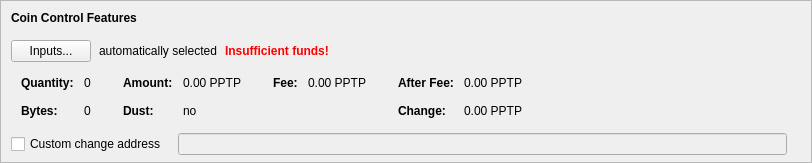
    <widget class="QFrame" name="frameCoinControl">
     <property name="sizePolicy">
      <sizepolicy hsizetype="Expanding" vsizetype="Expanding">
       <horstretch>0</horstretch>
       <verstretch>0</verstretch>
      </sizepolicy>
     </property>
     <property name="maximumSize">
      <size>
       <width>16777215</width>
       <height>16777215</height>
      </size>
     </property>
     <property name="frameShape">
      <enum>QFrame::StyledPanel</enum>
     </property>
     <property name="frameShadow">
      <enum>QFrame::Sunken</enum>
     </property>
     <layout class="QVBoxLayout" name="verticalLayoutCoinControl2">
      <property name="spacing">
       <number>0</number>
      </property>
      <property name="leftMargin">
       <number>0</number>
      </property>
      <property name="topMargin">
       <number>0</number>
      </property>
      <property name="rightMargin">
       <number>0</number>
      </property>
      <property name="bottomMargin">
       <number>6</number>
      </property>
      <item>
       <layout class="QVBoxLayout" name="verticalLayoutCoinControl" stretch="0,0,0,0,1">
        <property name="spacing">
         <number>0</number>
        </property>
        <property name="leftMargin">
         <number>10</number>
        </property>
        <property name="topMargin">
         <number>10</number>
        </property>
        <item>
         <layout class="QHBoxLayout" name="horizontalLayoutCoinControl1">
          <property name="bottomMargin">
           <number>15</number>
          </property>
          <item>
           <widget class="QLabel" name="labelCoinControlFeatures">
            <property name="sizePolicy">
             <sizepolicy hsizetype="Preferred" vsizetype="Maximum">
              <horstretch>0</horstretch>
              <verstretch>0</verstretch>
             </sizepolicy>
            </property>
            <property name="font">
             <font>
              <weight>75</weight>
              <bold>true</bold>
             </font>
            </property>
            <property name="styleSheet">
             <string notr="true">font-weight:bold;</string>
            </property>
            <property name="text">
             <string>Coin Control Features</string>
            </property>
           </widget>
          </item>
         </layout>
        </item>
        <item>
         <layout class="QHBoxLayout" name="horizontalLayoutCoinControl2" stretch="0,0,0,0">
          <property name="spacing">
           <number>8</number>
          </property>
          <property name="bottomMargin">
           <number>10</number>
          </property>
          <item>
           <widget class="QPushButton" name="pushButtonCoinControl">
            <property name="styleSheet">
             <string notr="true"/>
            </property>
            <property name="text">
             <string>Inputs...</string>
            </property>
            <property name="autoDefault">
             <bool>false</bool>
            </property>
           </widget>
          </item>
          <item>
           <widget class="QLabel" name="labelCoinControlAutomaticallySelected">
            <property name="text">
             <string>automatically selected</string>
            </property>
            <property name="margin">
             <number>5</number>
            </property>
           </widget>
          </item>
          <item>
           <widget class="QLabel" name="labelCoinControlInsuffFunds">
            <property name="font">
             <font>
              <weight>75</weight>
              <bold>true</bold>
             </font>
            </property>
            <property name="styleSheet">
             <string notr="true">color:red;font-weight:bold;</string>
            </property>
            <property name="text">
             <string>Insufficient funds!</string>
            </property>
            <property name="margin">
             <number>5</number>
            </property>
           </widget>
          </item>
          <item>
           <spacer name="horizontalSpacerCoinControl">
            <property name="orientation">
             <enum>Qt::Horizontal</enum>
            </property>
            <property name="sizeHint" stdset="0">
             <size>
              <width>40</width>
              <height>1</height>
             </size>
            </property>
           </spacer>
          </item>
         </layout>
        </item>
        <item>
         <widget class="QWidget" name="widgetCoinControl" native="true">
          <property name="sizePolicy">
           <sizepolicy hsizetype="Preferred" vsizetype="Preferred">
            <horstretch>0</horstretch>
            <verstretch>0</verstretch>
           </sizepolicy>
          </property>
          <property name="minimumSize">
           <size>
            <width>0</width>
            <height>0</height>
           </size>
          </property>
          <property name="styleSheet">
           <string notr="true"/>
          </property>
          <layout class="QHBoxLayout" name="horizontalLayoutCoinControl5">
           <property name="leftMargin">
            <number>0</number>
           </property>
           <property name="topMargin">
            <number>0</number>
           </property>
           <property name="rightMargin">
            <number>0</number>
           </property>
           <property name="bottomMargin">
            <number>0</number>
           </property>
           <item>
            <layout class="QHBoxLayout" name="horizontalLayoutCoinControl3" stretch="0,0,0,1">
             <property name="spacing">
              <number>20</number>
             </property>
             <property name="topMargin">
              <number>0</number>
             </property>
             <property name="bottomMargin">
              <number>10</number>
             </property>
             <item>
              <layout class="QFormLayout" name="formLayoutCoinControl1">
               <property name="horizontalSpacing">
                <number>10</number>
               </property>
               <property name="verticalSpacing">
                <number>14</number>
               </property>
               <property name="leftMargin">
                <number>10</number>
               </property>
               <property name="topMargin">
                <number>4</number>
               </property>
               <property name="rightMargin">
                <number>6</number>
               </property>
               <item row="0" column="0">
                <widget class="QLabel" name="labelCoinControlQuantityText">
                 <property name="font">
                  <font>
                   <weight>75</weight>
                   <bold>true</bold>
                  </font>
                 </property>
                 <property name="text">
                  <string>Quantity:</string>
                 </property>
                 <property name="margin">
                  <number>0</number>
                 </property>
                </widget>
               </item>
               <item row="0" column="1">
                <widget class="QLabel" name="labelCoinControlQuantity">
                 <property name="cursor">
                  <cursorShape>IBeamCursor</cursorShape>
                 </property>
                 <property name="contextMenuPolicy">
                  <enum>Qt::ActionsContextMenu</enum>
                 </property>
                 <property name="text">
                  <string notr="true">0</string>
                 </property>
                 <property name="margin">
                  <number>0</number>
                 </property>
                 <property name="textInteractionFlags">
                  <set>Qt::LinksAccessibleByMouse|Qt::TextSelectableByKeyboard|Qt::TextSelectableByMouse</set>
                 </property>
                </widget>
               </item>
               <item row="1" column="0">
                <widget class="QLabel" name="labelCoinControlBytesText">
                 <property name="font">
                  <font>
                   <weight>75</weight>
                   <bold>true</bold>
                  </font>
                 </property>
                 <property name="text">
                  <string>Bytes:</string>
                 </property>
                </widget>
               </item>
               <item row="1" column="1">
                <widget class="QLabel" name="labelCoinControlBytes">
                 <property name="cursor">
                  <cursorShape>IBeamCursor</cursorShape>
                 </property>
                 <property name="contextMenuPolicy">
                  <enum>Qt::ActionsContextMenu</enum>
                 </property>
                 <property name="text">
                  <string notr="true">0</string>
                 </property>
                 <property name="textInteractionFlags">
                  <set>Qt::LinksAccessibleByMouse|Qt::TextSelectableByKeyboard|Qt::TextSelectableByMouse</set>
                 </property>
                </widget>
               </item>
              </layout>
             </item>
             <item>
              <layout class="QFormLayout" name="formLayoutCoinControl2">
               <property name="horizontalSpacing">
                <number>10</number>
               </property>
               <property name="verticalSpacing">
                <number>14</number>
               </property>
               <property name="leftMargin">
                <number>6</number>
               </property>
               <property name="topMargin">
                <number>4</number>
               </property>
               <property name="rightMargin">
                <number>6</number>
               </property>
               <item row="0" column="0">
                <widget class="QLabel" name="labelCoinControlAmountText">
                 <property name="font">
                  <font>
                   <weight>75</weight>
                   <bold>true</bold>
                  </font>
                 </property>
                 <property name="text">
                  <string>Amount:</string>
                 </property>
                 <property name="margin">
                  <number>0</number>
                 </property>
                </widget>
               </item>
               <item row="0" column="1">
                <widget class="QLabel" name="labelCoinControlAmount">
                 <property name="cursor">
                  <cursorShape>IBeamCursor</cursorShape>
                 </property>
                 <property name="contextMenuPolicy">
                  <enum>Qt::ActionsContextMenu</enum>
                 </property>
                 <property name="text">
                  <string notr="true">0.00 PPTP</string>
                 </property>
                 <property name="textInteractionFlags">
                  <set>Qt::LinksAccessibleByMouse|Qt::TextSelectableByKeyboard|Qt::TextSelectableByMouse</set>
                 </property>
                </widget>
               </item>
               <item row="1" column="0">
                <widget class="QLabel" name="labelCoinControlLowOutputText">
                 <property name="font">
                  <font>
                   <weight>75</weight>
                   <bold>true</bold>
                  </font>
                 </property>
                 <property name="text">
                  <string>Dust:</string>
                 </property>
                </widget>
               </item>
               <item row="1" column="1">
                <widget class="QLabel" name="labelCoinControlLowOutput">
                 <property name="cursor">
                  <cursorShape>IBeamCursor</cursorShape>
                 </property>
                 <property name="contextMenuPolicy">
                  <enum>Qt::ActionsContextMenu</enum>
                 </property>
                 <property name="text">
                  <string notr="true">no</string>
                 </property>
                 <property name="textInteractionFlags">
                  <set>Qt::LinksAccessibleByMouse|Qt::TextSelectableByKeyboard|Qt::TextSelectableByMouse</set>
                 </property>
                </widget>
               </item>
              </layout>
             </item>
             <item>
              <layout class="QFormLayout" name="formLayoutCoinControl3">
               <property name="horizontalSpacing">
                <number>10</number>
               </property>
               <property name="verticalSpacing">
                <number>14</number>
               </property>
               <property name="leftMargin">
                <number>6</number>
               </property>
               <property name="topMargin">
                <number>4</number>
               </property>
               <property name="rightMargin">
                <number>6</number>
               </property>
               <item row="0" column="0">
                <widget class="QLabel" name="labelCoinControlFeeText">
                 <property name="font">
                  <font>
                   <weight>75</weight>
                   <bold>true</bold>
                  </font>
                 </property>
                 <property name="text">
                  <string>Fee:</string>
                 </property>
                 <property name="margin">
                  <number>0</number>
                 </property>
                </widget>
               </item>
               <item row="0" column="1">
                <widget class="QLabel" name="labelCoinControlFee">
                 <property name="cursor">
                  <cursorShape>IBeamCursor</cursorShape>
                 </property>
                 <property name="contextMenuPolicy">
                  <enum>Qt::ActionsContextMenu</enum>
                 </property>
                 <property name="text">
                  <string notr="true">0.00 PPTP</string>
                 </property>
                 <property name="textInteractionFlags">
                  <set>Qt::LinksAccessibleByMouse|Qt::TextSelectableByKeyboard|Qt::TextSelectableByMouse</set>
                 </property>
                </widget>
               </item>
             </layout>
             </item>
             <item>
              <layout class="QFormLayout" name="formLayoutCoinControl4">
               <property name="horizontalSpacing">
                <number>10</number>
               </property>
               <property name="verticalSpacing">
                <number>14</number>
               </property>
               <property name="leftMargin">
                <number>6</number>
               </property>
               <property name="topMargin">
                <number>4</number>
               </property>
               <property name="rightMargin">
                <number>6</number>
               </property>
               <item row="0" column="0">
                <widget class="QLabel" name="labelCoinControlAfterFeeText">
                 <property name="font">
                  <font>
                   <weight>75</weight>
                   <bold>true</bold>
                  </font>
                 </property>
                 <property name="text">
                  <string>After Fee:</string>
                 </property>
                 <property name="margin">
                  <number>0</number>
                 </property>
                </widget>
               </item>
               <item row="0" column="1">
                <widget class="QLabel" name="labelCoinControlAfterFee">
                 <property name="cursor">
                  <cursorShape>IBeamCursor</cursorShape>
                 </property>
                 <property name="contextMenuPolicy">
                  <enum>Qt::ActionsContextMenu</enum>
                 </property>
                 <property name="text">
                  <string notr="true">0.00 PPTP</string>
                 </property>
                 <property name="textInteractionFlags">
                  <set>Qt::LinksAccessibleByMouse|Qt::TextSelectableByKeyboard|Qt::TextSelectableByMouse</set>
                 </property>
                </widget>
               </item>
               <item row="1" column="0">
                <widget class="QLabel" name="labelCoinControlChangeText">
                 <property name="font">
                  <font>
                   <weight>75</weight>
                   <bold>true</bold>
                  </font>
                 </property>
                 <property name="text">
                  <string>Change:</string>
                 </property>
                </widget>
               </item>
               <item row="1" column="1">
                <widget class="QLabel" name="labelCoinControlChange">
                 <property name="cursor">
                  <cursorShape>IBeamCursor</cursorShape>
                 </property>
                 <property name="contextMenuPolicy">
                  <enum>Qt::ActionsContextMenu</enum>
                 </property>
                 <property name="text">
                  <string notr="true">0.00 PPTP</string>
                 </property>
                 <property name="textInteractionFlags">
                  <set>Qt::LinksAccessibleByMouse|Qt::TextSelectableByKeyboard|Qt::TextSelectableByMouse</set>
                 </property>
                </widget>
               </item>
              </layout>
             </item>
            </layout>
           </item>
          </layout>
         </widget>
        </item>
        <item>
         <layout class="QHBoxLayout" name="horizontalLayoutCoinControl4" stretch="0,0,0">
          <property name="spacing">
           <number>12</number>
          </property>
          <property name="sizeConstraint">
           <enum>QLayout::SetDefaultConstraint</enum>
          </property>
          <property name="topMargin">
           <number>5</number>
          </property>
          <property name="rightMargin">
           <number>5</number>
          </property>
          <item>
           <widget class="QCheckBox" name="checkBoxCoinControlChange">
            <property name="toolTip">
             <string>If this is activated, but the change address is empty or invalid, change will be sent to a newly generated address.</string>
            </property>
            <property name="text">
             <string>Custom change address</string>
            </property>
           </widget>
          </item>
          <item>
           <widget class="QValidatedLineEdit" name="lineEditCoinControlChange">
            <property name="enabled">
             <bool>false</bool>
            </property>
            <property name="sizePolicy">
             <sizepolicy hsizetype="Expanding" vsizetype="Fixed">
              <horstretch>0</horstretch>
              <verstretch>0</verstretch>
             </sizepolicy>
            </property>
           </widget>
          </item>
          <item>
           <widget class="QLabel" name="labelCoinControlChangeLabel">
            <property name="sizePolicy">
             <sizepolicy hsizetype="Preferred" vsizetype="Expanding">
              <horstretch>0</horstretch>
              <verstretch>0</verstretch>
             </sizepolicy>
            </property>
            <property name="minimumSize">
             <size>
              <width>0</width>
              <height>0</height>
             </size>
            </property>
            <property name="text">
             <string/>
            </property>
            <property name="margin">
             <number>3</number>
            </property>
           </widget>
          </item>
         </layout>
        </item>
        <item>
         <spacer name="verticalSpacerCoinControl">
          <property name="orientation">
           <enum>Qt::Vertical</enum>
          </property>
          <property name="sizeHint" stdset="0">
           <size>
            <width>800</width>
            <height>1</height>
           </size>
          </property>
         </spacer>
        </item>
       </layout>
      </item>
     </layout>
    </widget>
